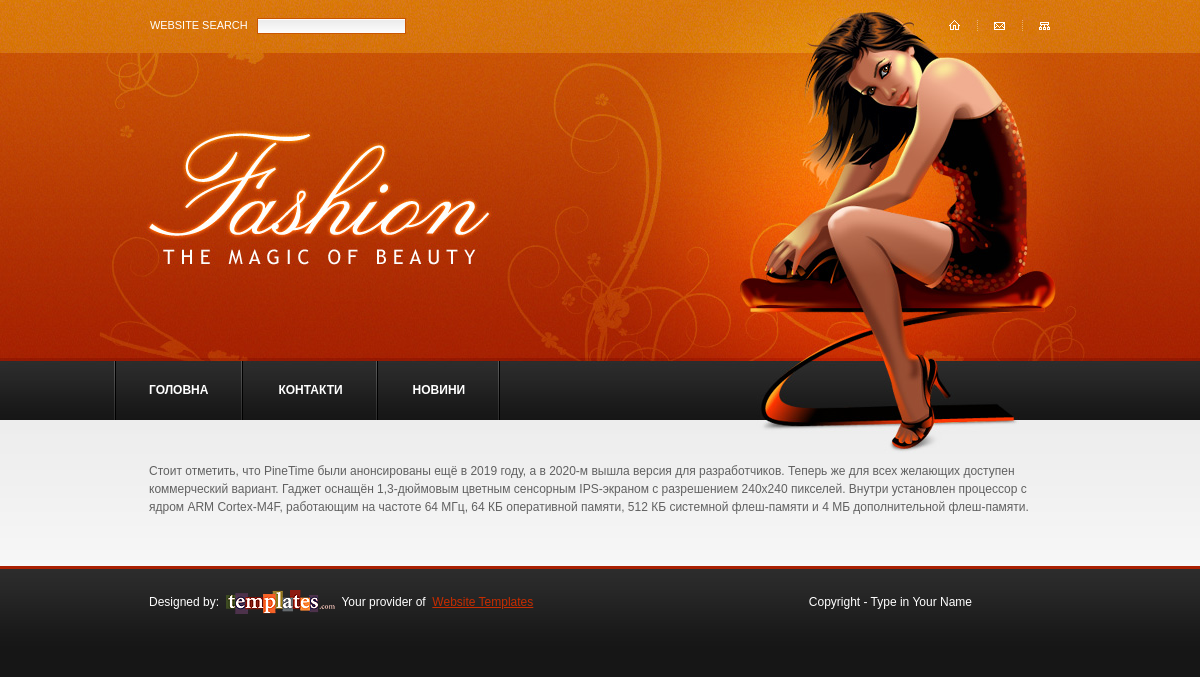
The page /page/2/ on the database its author committed.
### front/models.py (models this page shows, shortened)
class Menu(models.Model):
    title = models.CharField(max_length=50)
    link = models.CharField(max_length=500)
    visible = models.BooleanField(default=True)
    order = models.IntegerField(default=100)

class Page(models.Model):
    title = models.CharField(max_length=200)
    content = models.TextField()

### front/views.py (the view)
# urls.py: path('page/<int:id>/', views.one_page),
def one_page(request, id):
    return render(request, "index.html",
                  {
                      "page": Page.objects.get(id=id),
                      "menu": Menu.objects.filter(visible=True).order_by("order")
                  })

### front/templates/index.html (shortened to what this page needs)
{% extends "base.html" %}
      {% block content %}
      {{page.content}}
      {% endblock %}

### front/templates/top_menu.html
<ul class="site-nav">
    {% for m in menu %}
            <li><a href="{{m.link}}">{{m.title}}</a></li>
    {% endfor %}
          </ul>

### static/css/style.css (style rules this page uses)
* { margin:0;padding:0 }
html, body { height:100% }
body { background:#161616;font-family:Arial, Helvetica, sans-serif;font-size:100%;line-height:1.125em;color:#616161 }
ul, ol { list-style:none }
a { color:#c72d00;outline:none }
.site-nav { background:url(/static/images/divider.gif) no-repeat left top;width:100%;overflow:hidden }
.site-nav li { display:inline }
.site-nav li a { display:block;float:left;background:url(/static/images/divider.gif) no-repeat right top;height:59px;line-height:59px;color:#fff;text-decoration:none;text-transform:uppercase;font-weight:bold;padding:0 35px }

### rows shown on the page
Menu: title "ГОЛОВНА"
Menu: title "КОНТАКТИ"
Menu: title "НОВИНИ"
Page: content "Стоит отметить, что PineTime были анонсированы ещё в 2019 году, а в 2020-м вышла версия для разработчиков. Теперь же для всех желающих доступен коммерческий вариант. Гаджет оснащён 1,3-дюймовым цветным сенсорным IPS-экраном с разрешением 240х240 пикселей. Внутри установлен процессор с ядром ARM Cortex-M4F, работающим на частоте 64 МГц, 64 КБ оперативной памяти, 512 КБ системной флеш-памяти и 4 МБ дополнительной флеш-памяти."
